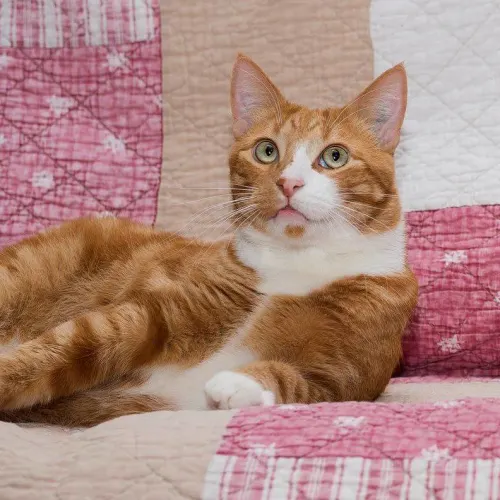
#> input picture cat.jpg, 500 x 500 px
$ python two_img_merge_cv2.py
#> lines starting #> are read from the running program, lines starting #| are printed output that depends on the picture
#!/usr/bin/python3

import cv2
import numpy as np


img1=cv2.imread('cat.jpg')
#> img1 is the input picture: shape (500, 500, 3); mean B, G, R 127.3, 135.7, 174.1
img2=cv2.imread('dog.jpg')
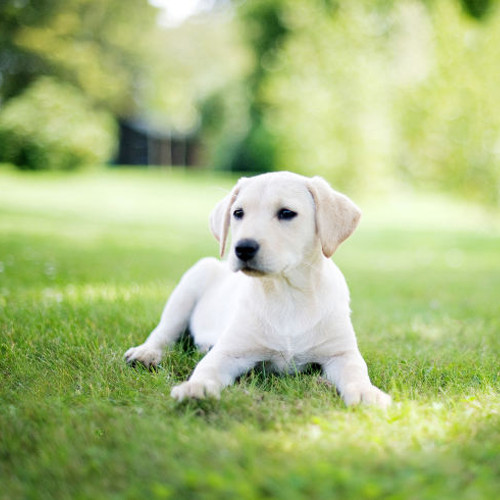
#> input picture dog.jpg, 500 x 500 px
#> img2 is the input picture: shape (500, 500, 3); mean B, G, R 126.6, 187.8, 169.2
vis = np.concatenate((img1, img2), axis=1)
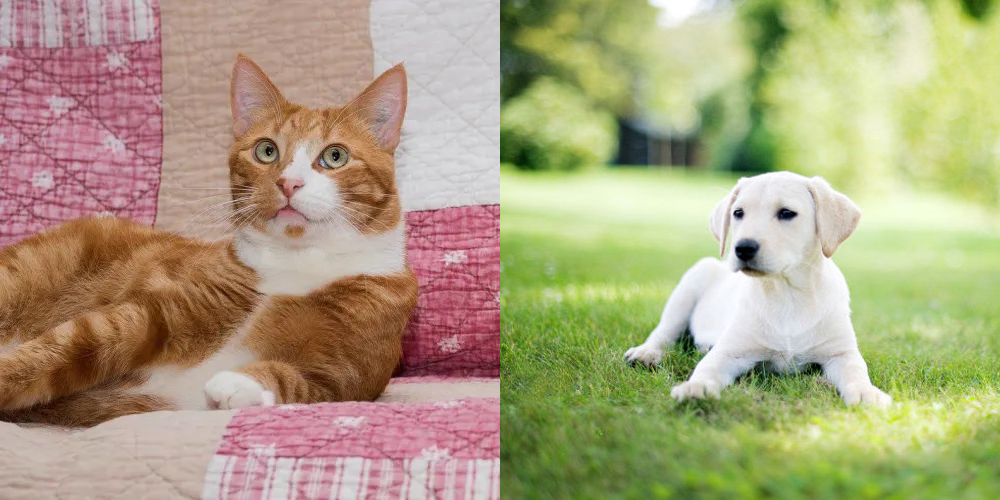
#> vis: shape (500, 1000, 3); mean B, G, R 127, 161.7, 171.6
cv2.imshow('win_1',vis)
